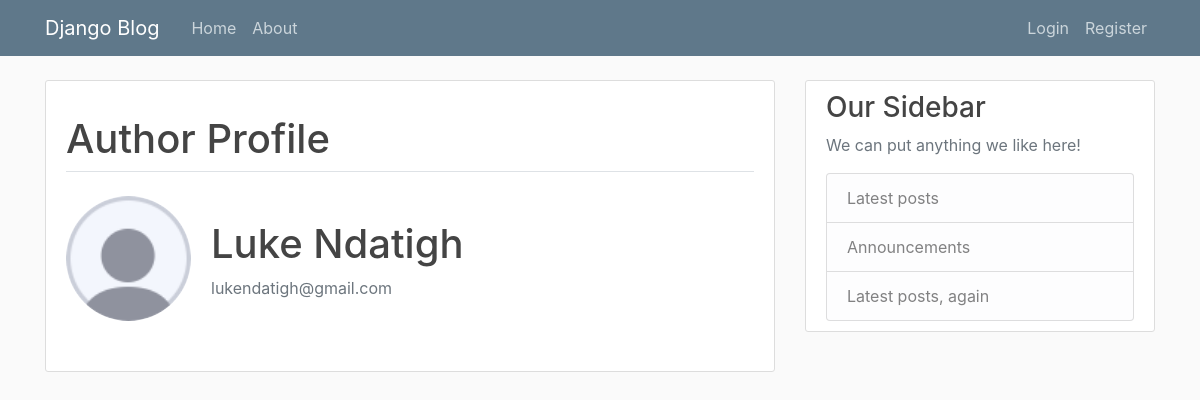
Screenshot of /post/2/author/ with the database file from the repository.
### blog/models.py (models this page shows, shortened)
class Post(models.Model):
	title = models.CharField(max_length = 100)
	content = models.TextField()
	date_posted = models.DateTimeField(default = timezone.now)
	author = models.ForeignKey(User, on_delete = models.CASCADE)

### users/models.py (models this page shows, shortened)
class Profile(models.Model):
	user = models.OneToOneField(User, on_delete = models.CASCADE)
	image = models.ImageField(default = 'default.jpg', upload_to = 'profile_pics')

### blog/views.py (the view)
# urls.py: path('post/<int:pk>/author/', PostAuthorView.as_view(), name = 'post-author'),
class PostAuthorView(DetailView):
	model = Post
	template_name = 'blog/author_profile.html'
	context_object_name = "post"

### blog/templates/blog/author_profile.html
{% extends "blog/base.html" %}
{% load crispy_forms_tags %}
{% block content %}
	<div class="content-section">
		<br>
		<legend class="border-bottom mb-4">
			<h1>Author Profile</h1>
		</legend>
		<div class="media">
			<img class= "rounded-circle account-img" src="{{ post.author.profile.image.url }}">
			<div class="media-body">
				<br>
				<h2 class="account-heading">{{ post.author.first_name }} {{ post.author.last_name }}</h2>
				<p class="text-secondary">{{ post.author.email }}</p>
			</div>
		</div>
		<br>
	</div>
{% endblock content %}

### static/css/main.css (style rules this page uses)
body { background: #fafafa; color: #333333; margin-top: 5rem; }
h1, h2, h3, h4, h5, h6 { color: #444444; }
.content-section { background: #ffffff; padding: 10px 20px; border: 1px solid #dddddd; border-radius: 3px; margin-bottom: 20px; }
.account-img { height: 125px; width: 125px; margin-right: 20px; margin-bottom: 16px; }
.account-heading { font-size: 2.5rem; }

### rows the page displays
Post: author.profile.image (placeholder picture), author.first_name "Luke", author.last_name "Ndatigh", author.email "lukendatigh@gmail.com"
